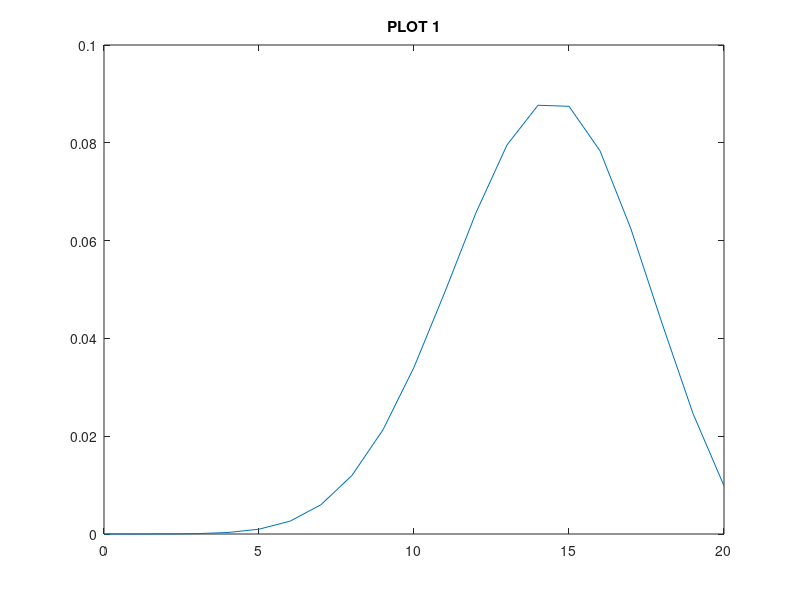
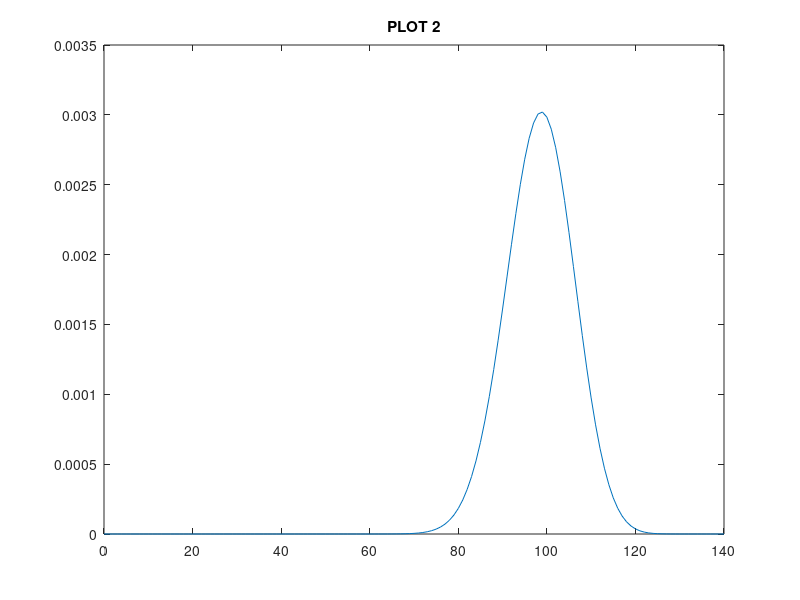
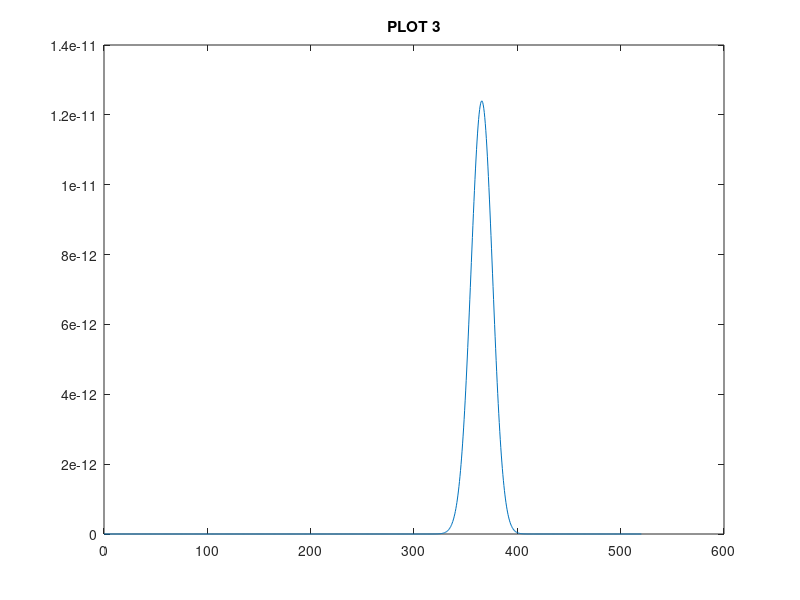

Write the MATLAB code that produced these figures, in order.
%% Lab 2

%% Problem 1
% For this section, I selected my average cosmic-ray background value as 
% X = 8 and my average number of gamma-rays emmitted as Y = 16. 

%% Section 1A
poissonD = makedist("Poisson",'lambda',8);
background = pdf(poissonD,0:10);
w = conv(background,background);
plot(0:length(w)-1, w); 
title("PLOT 1"); figure;

%% Section 1B
w2 = conv(w,w);
for c = 1:5
   w2 = conv(w2,w); 
end
plot(0:length(w2)-1, w2); 
title("PLOT 2"); figure;

%% Section 1C
w2 = conv(w,w);
for c = 1:50
   w2 = conv(w2,w); 
end
x = 0:length(w2)-1;
plot(x/2, w2); 
title("PLOT 3");

%% Section 1D


%% Problem 2

%% Section 2A

%% Section 2B

%% Problem 3

%% Section 3A

%% Section 3B

%% Section 3C

%% Problem 4

%% Section 4A

%% Section 4B

%% Section 4C

%% Section 4D

%% Section 4E (extra credit)